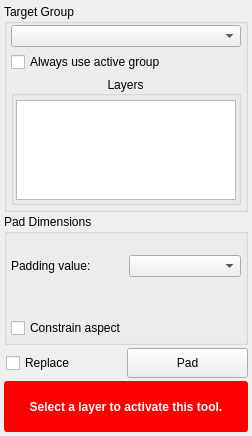
<?xml version="1.0" encoding="UTF-8"?>
<ui version="4.0">
 <class>PadToolInterface</class>
 <widget class="QWidget" name="PadToolInterface">
  <property name="geometry">
   <rect>
    <x>0</x>
    <y>0</y>
    <width>252</width>
    <height>436</height>
   </rect>
  </property>
  <property name="minimumSize">
   <size>
    <width>0</width>
    <height>250</height>
   </size>
  </property>
  <property name="maximumSize">
   <size>
    <width>16777215</width>
    <height>16777215</height>
   </size>
  </property>
  <property name="windowTitle">
   <string>Pad Tool</string>
  </property>
  <layout class="QVBoxLayout" name="verticalLayout_4">
   <property name="spacing">
    <number>2</number>
   </property>
   <property name="margin">
    <number>4</number>
   </property>
   <item>
    <widget class="QGroupBox" name="target_groupbox_">
     <property name="sizePolicy">
      <sizepolicy hsizetype="Preferred" vsizetype="Fixed">
       <horstretch>0</horstretch>
       <verstretch>0</verstretch>
      </sizepolicy>
     </property>
     <property name="title">
      <string>Target Group</string>
     </property>
     <property name="flat">
      <bool>false</bool>
     </property>
     <layout class="QVBoxLayout" name="verticalLayout_2">
      <property name="spacing">
       <number>4</number>
      </property>
      <property name="leftMargin">
       <number>4</number>
      </property>
      <property name="topMargin">
       <number>0</number>
      </property>
      <property name="rightMargin">
       <number>4</number>
      </property>
      <property name="bottomMargin">
       <number>4</number>
      </property>
      <item>
       <widget class="QWidget" name="widget_3" native="true">
        <layout class="QVBoxLayout" name="verticalLayout">
         <property name="spacing">
          <number>2</number>
         </property>
         <property name="margin">
          <number>0</number>
         </property>
         <item>
          <widget class="QWidget" name="widget_4" native="true">
           <property name="minimumSize">
            <size>
             <width>0</width>
             <height>24</height>
            </size>
           </property>
           <property name="maximumSize">
            <size>
             <width>16777215</width>
             <height>24</height>
            </size>
           </property>
           <layout class="QHBoxLayout" name="horizontalLayout_4">
            <property name="spacing">
             <number>0</number>
            </property>
            <property name="margin">
             <number>0</number>
            </property>
            <item>
             <widget class="QComboBox" name="target_group_">
              <property name="sizePolicy">
               <sizepolicy hsizetype="Ignored" vsizetype="Fixed">
                <horstretch>0</horstretch>
                <verstretch>0</verstretch>
               </sizepolicy>
              </property>
             </widget>
            </item>
           </layout>
          </widget>
         </item>
        </layout>
       </widget>
      </item>
      <item>
       <widget class="QWidget" name="widget_8" native="true">
        <property name="minimumSize">
         <size>
          <width>0</width>
          <height>20</height>
         </size>
        </property>
        <layout class="QHBoxLayout" name="horizontalLayout_6">
         <property name="spacing">
          <number>0</number>
         </property>
         <property name="margin">
          <number>0</number>
         </property>
         <item>
          <widget class="QCheckBox" name="use_active_group_">
           <property name="text">
            <string>Always use active group</string>
           </property>
          </widget>
         </item>
        </layout>
       </widget>
      </item>
      <item>
       <widget class="QGroupBox" name="groupBox">
        <property name="title">
         <string>Layers</string>
        </property>
        <property name="alignment">
         <set>Qt::AlignCenter</set>
        </property>
        <property name="flat">
         <bool>true</bool>
        </property>
        <property name="checkable">
         <bool>false</bool>
        </property>
        <layout class="QVBoxLayout" name="verticalLayout_5">
         <property name="spacing">
          <number>2</number>
         </property>
         <property name="leftMargin">
          <number>2</number>
         </property>
         <property name="topMargin">
          <number>4</number>
         </property>
         <property name="rightMargin">
          <number>2</number>
         </property>
         <property name="bottomMargin">
          <number>2</number>
         </property>
         <item>
          <widget class="QListWidget" name="layer_list_">
           <property name="enabled">
            <bool>true</bool>
           </property>
           <property name="sizePolicy">
            <sizepolicy hsizetype="Ignored" vsizetype="Fixed">
             <horstretch>0</horstretch>
             <verstretch>0</verstretch>
            </sizepolicy>
           </property>
           <property name="minimumSize">
            <size>
             <width>0</width>
             <height>100</height>
            </size>
           </property>
           <property name="maximumSize">
            <size>
             <width>16777215</width>
             <height>100</height>
            </size>
           </property>
           <property name="frameShape">
            <enum>QFrame::StyledPanel</enum>
           </property>
           <property name="selectionMode">
            <enum>QAbstractItemView::MultiSelection</enum>
           </property>
           <property name="resizeMode">
            <enum>QListView::Adjust</enum>
           </property>
          </widget>
         </item>
        </layout>
       </widget>
      </item>
     </layout>
    </widget>
   </item>
   <item>
    <widget class="QGroupBox" name="size_groupbox_">
     <property name="title">
      <string>Pad Dimensions</string>
     </property>
     <layout class="QVBoxLayout" name="verticalLayout_6">
      <property name="spacing">
       <number>4</number>
      </property>
      <property name="leftMargin">
       <number>4</number>
      </property>
      <property name="topMargin">
       <number>2</number>
      </property>
      <property name="rightMargin">
       <number>4</number>
      </property>
      <property name="bottomMargin">
       <number>4</number>
      </property>
      <item>
       <widget class="QWidget" name="widget_another_group_" native="true">
        <property name="minimumSize">
         <size>
          <width>0</width>
          <height>60</height>
         </size>
        </property>
        <property name="maximumSize">
         <size>
          <width>16777215</width>
          <height>60</height>
         </size>
        </property>
        <layout class="QVBoxLayout" name="verticalLayout_9">
         <property name="spacing">
          <number>0</number>
         </property>
         <property name="margin">
          <number>0</number>
         </property>
         <item>
          <widget class="QWidget" name="widget_7" native="true">
           <property name="minimumSize">
            <size>
             <width>0</width>
             <height>30</height>
            </size>
           </property>
           <property name="maximumSize">
            <size>
             <width>16777215</width>
             <height>30</height>
            </size>
           </property>
           <layout class="QHBoxLayout" name="horizontalLayout_5">
            <property name="margin">
             <number>0</number>
            </property>
            <item>
             <widget class="QLabel" name="label_5">
              <property name="text">
               <string>Padding value:</string>
              </property>
             </widget>
            </item>
            <item>
             <widget class="QComboBox" name="padding_combobox_">
              <property name="sizePolicy">
               <sizepolicy hsizetype="Ignored" vsizetype="Fixed">
                <horstretch>0</horstretch>
                <verstretch>0</verstretch>
               </sizepolicy>
              </property>
             </widget>
            </item>
           </layout>
          </widget>
         </item>
        </layout>
       </widget>
      </item>
      <item>
       <widget class="QWidget" name="widget_padding_" native="true">
        <layout class="QVBoxLayout" name="verticalLayout_8">
         <property name="margin">
          <number>0</number>
         </property>
         <item>
          <widget class="QWidget" name="widget_pad_x_" native="true">
           <layout class="QHBoxLayout" name="new_nx_layout_">
            <property name="spacing">
             <number>0</number>
            </property>
            <property name="leftMargin">
             <number>2</number>
            </property>
            <property name="topMargin">
             <number>0</number>
            </property>
            <property name="rightMargin">
             <number>0</number>
            </property>
            <property name="bottomMargin">
             <number>0</number>
            </property>
            <item>
             <widget class="QtUtils::QtSliderIntCombo" name="pad_x_" native="true"/>
            </item>
           </layout>
          </widget>
         </item>
         <item>
          <widget class="QWidget" name="widget_pad_y_" native="true">
           <layout class="QHBoxLayout" name="new_ny_layout_">
            <property name="spacing">
             <number>0</number>
            </property>
            <property name="leftMargin">
             <number>2</number>
            </property>
            <property name="topMargin">
             <number>0</number>
            </property>
            <property name="rightMargin">
             <number>0</number>
            </property>
            <property name="bottomMargin">
             <number>0</number>
            </property>
            <item>
             <widget class="QtUtils::QtSliderIntCombo" name="pad_y_" native="true"/>
            </item>
           </layout>
          </widget>
         </item>
         <item>
          <widget class="QWidget" name="widget_pad_z_" native="true">
           <layout class="QHBoxLayout" name="new_nz_layout_">
            <property name="spacing">
             <number>0</number>
            </property>
            <property name="leftMargin">
             <number>2</number>
            </property>
            <property name="topMargin">
             <number>0</number>
            </property>
            <property name="rightMargin">
             <number>0</number>
            </property>
            <property name="bottomMargin">
             <number>0</number>
            </property>
            <item>
             <widget class="QtUtils::QtSliderIntCombo" name="pad_z_" native="true"/>
            </item>
           </layout>
          </widget>
         </item>
         <item>
          <widget class="QWidget" name="widget_10" native="true">
           <property name="minimumSize">
            <size>
             <width>0</width>
             <height>20</height>
            </size>
           </property>
           <layout class="QHBoxLayout" name="horizontalLayout_7">
            <property name="spacing">
             <number>0</number>
            </property>
            <property name="margin">
             <number>0</number>
            </property>
            <item>
             <widget class="QCheckBox" name="aspect_checkbox_">
              <property name="text">
               <string>Constrain aspect</string>
              </property>
             </widget>
            </item>
           </layout>
          </widget>
         </item>
        </layout>
       </widget>
      </item>
     </layout>
    </widget>
   </item>
   <item>
    <widget class="QWidget" name="widget_9" native="true">
     <property name="minimumSize">
      <size>
       <width>0</width>
       <height>32</height>
      </size>
     </property>
     <property name="maximumSize">
      <size>
       <width>16777215</width>
       <height>32</height>
      </size>
     </property>
     <layout class="QHBoxLayout" name="horizontalLayout_22">
      <property name="spacing">
       <number>0</number>
      </property>
      <property name="leftMargin">
       <number>2</number>
      </property>
      <property name="topMargin">
       <number>0</number>
      </property>
      <property name="rightMargin">
       <number>0</number>
      </property>
      <property name="bottomMargin">
       <number>0</number>
      </property>
      <item>
       <widget class="QCheckBox" name="replace_checkbox_">
        <property name="minimumSize">
         <size>
          <width>0</width>
          <height>32</height>
         </size>
        </property>
        <property name="maximumSize">
         <size>
          <width>16777215</width>
          <height>32</height>
         </size>
        </property>
        <property name="toolTip">
         <string>Check this box to replace the current layer with the resampled one</string>
        </property>
        <property name="text">
         <string>Replace</string>
        </property>
       </widget>
      </item>
      <item>
       <widget class="QPushButton" name="run_button_">
        <property name="minimumSize">
         <size>
          <width>0</width>
          <height>30</height>
         </size>
        </property>
        <property name="text">
         <string>Pad</string>
        </property>
       </widget>
      </item>
     </layout>
    </widget>
   </item>
   <item>
    <widget class="QWidget" name="message_alert_" native="true">
     <property name="minimumSize">
      <size>
       <width>0</width>
       <height>32</height>
      </size>
     </property>
     <property name="styleSheet">
      <string notr="true">QLabel#message_{
  color: white;
  font: bold;
}

QWidget#message_alert_{
  border-radius: 3px;
  background-color: red;
}</string>
     </property>
     <layout class="QHBoxLayout" name="horizontalLayout_8">
      <property name="spacing">
       <number>0</number>
      </property>
      <property name="margin">
       <number>4</number>
      </property>
      <item>
       <widget class="QLabel" name="message_">
        <property name="text">
         <string>Select a layer to activate this tool.</string>
        </property>
        <property name="alignment">
         <set>Qt::AlignCenter</set>
        </property>
        <property name="wordWrap">
         <bool>true</bool>
        </property>
       </widget>
      </item>
     </layout>
    </widget>
   </item>
  </layout>
 </widget>
 <customwidgets>
  <customwidget>
   <class>QtUtils::QtSliderIntCombo</class>
   <extends>QWidget</extends>
   <header location="global">QtUtils/Widgets/QtSliderIntCombo.h</header>
   <container>1</container>
  </customwidget>
 </customwidgets>
 <resources/>
 <connections/>
</ui>
